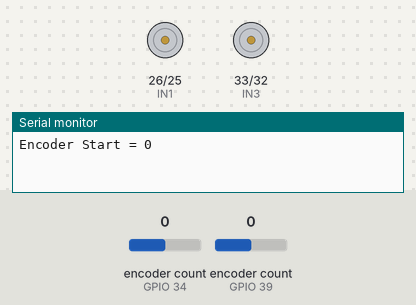
The sketch below on a simulated ESP32. On the bench: motor-driver pin pairs drawn as motors (green arrow = first pin HIGH = forward, orange = second pin HIGH = backward, longer = more drive, scaled by the enable pin), the last lines printed to the serial monitor. The test bench sets the inputs (shaded band); at power-on: encoder count (sensors on GPIO 34, GPIO 39) 0.

Above: at 0.1 s.
At 1.1 s:
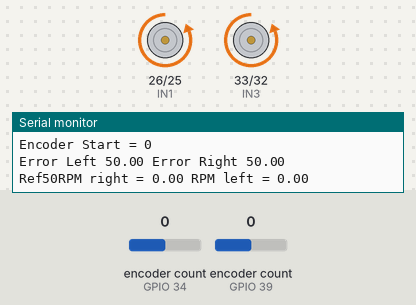
Timing chart, 0 to 2.6 s (numbered marks = the images above):
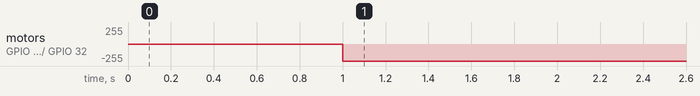

Measured:
- by itself, motor on GPIO 26 (IN1) / GPIO 25 (IN2), motor on GPIO 33 (IN3) / GPIO 32 (IN4): stopped → backward 255/255 at 1.0 s

The sketch:

PIDtest_1.ino
```cpp
#include <analogWrite.h>
#include <ESP32Encoder.h>

#define  IN3 33
#define  IN4 32
#define  ENA 27
#define  IN1 26
#define  IN2 25
#define  ENB 14
#define ENC1A 39
#define ENC1B 36
#define ENC2A 34
#define ENC2B 35

ESP32Encoder encoder;
ESP32Encoder encoder2;
// timer and flag for example, not needed for encoders
unsigned long encoder2lastToggled;
bool encoder2Paused = false;
const int ticksPerRev = 1800;
const float distancePerRev = 13.73;
const float distancePerTick = distancePerRev / ticksPerRev;
long lastCountRight = 0;
long lastCountLeft = 0;
int deltaRight, deltaLeft;

// Controler constants
double KpL = 4.48896448205661, KiL = 10.5072974958874, KdL = 0.130930013043834;
double KpR = 1.50311341005131, KiR = 5.79952212201727, KdR = 0.0499774666446061;

// Initialize variables with initial value
unsigned long currentTime  = 0;
unsigned long previousTime = 0;
double elapsedTime = 0.0;
double error_R = 0.0;
double error_L = 0.0;
double lastError_R = 0.0;
double lastError_L = 0.0;
double cumError_R = 0.0;
double cumError_L = 0.0;
double rateError_L = 0.0;
double rateError_R = 0.0;
double Outputs[2];
int rpmRef = 50;


void setup (){
  Serial.begin(9600);
  // Set all pin as output
  pinMode (ENA, OUTPUT);
  pinMode (ENB, OUTPUT);
  pinMode (IN1, OUTPUT);
  pinMode (IN2, OUTPUT);
  pinMode (IN3, OUTPUT);
  pinMode (IN4, OUTPUT);

  // Enable the weak pull down resistors

  //ESP32Encoder::useInternalWeakPullResistors=DOWN;
  // Enable the weak pull up resistors
  ESP32Encoder::useInternalWeakPullResistors = UP;

  // use pin 19 and 18 for the first encoder
  encoder.attachHalfQuad(ENC1A, ENC1B);
  // use pin 17 and 16 for the second encoder
  encoder2.attachHalfQuad(ENC2A, ENC2B);

  // set starting count value after attaching
  encoder.clearCount();

  // clear the encoder's raw count and set the tracked count to zero
  encoder2.clearCount();
  Serial.println("Encoder Start = " + String((int32_t)encoder.getCount()));
  // set the lastToggle
  encoder2lastToggled = millis();
  previousTime = millis();
  Stop();
  delay(1000);
  Outputs[0] = 50;
  Outputs[1] = 50;
}

long positionLeft  = -999;
long positionRight = -999;

void sendPower_Left(int power) {
  //Direccion motor A
  digitalWrite (IN1, LOW);
  digitalWrite (IN2, HIGH);
  analogWrite (ENA, power);
}

void sendPower_Right(int power) {
  // //Direccion motor B
  digitalWrite (IN3, LOW);
  digitalWrite (IN4, HIGH);
  analogWrite (ENB, power);
}

void Stop () {

  digitalWrite (IN1, LOW);
  digitalWrite (IN2, LOW);
  analogWrite (ENA, 0);
  digitalWrite (IN3, LOW);
  digitalWrite (IN4, LOW);
  analogWrite (ENB, 0);
}

void PID(int ref, float R, float L) {
  currentTime = millis();
  elapsedTime = ((double)(currentTime - previousTime)) / (1000);
  // Calculate current error
  error_R = ref - R;
  error_L = ref - L;
  // Cumulative error for integral discretation
  cumError_R += error_R * elapsedTime;
  cumError_L += error_L * elapsedTime;
  // Slope of error
  rateError_R = (error_R - lastError_R) / elapsedTime;
  rateError_L = (error_L - lastError_L) / elapsedTime;
  // Evaluate PID formula
  double outputL = (KpL * error_L + KiL * cumError_L + KdL * rateError_L); // This controls velocity
  double outputR = (KpR * error_R + KiR * cumError_R + KdR * rateError_R); // This controls velocity
  Serial.println("Error Left " + String(error_L) + " Error Right " + String(error_R));
  // Assign lef and right output value
  Outputs[0] = outputL;
  Outputs[1] = outputR;
  // Refresh last error for each side
  lastError_R = error_R;
  lastError_L = error_L;
  previousTime = currentTime;
}

void loop () {
  if(Serial.available() && Serial.read()!= rpmRef){
    int rpmRef = Serial.read(); // Can be withing the range of 50-80 RPM
  }
  //Read encoder ticks and calculate RPM
  deltaRight = (int)encoder.getCount() - lastCountRight;
  deltaLeft = (int)encoder2.getCount() - lastCountLeft;
  lastCountRight = (int)encoder.getCount();
  lastCountLeft = (int)encoder2.getCount();
  float rpmRight = (float)(deltaRight * 600) / ticksPerRev;
  float rpmLeft = (float)(deltaLeft * 600) / ticksPerRev;
  // Call PID control function and determine outputs
  PID(rpmRef, rpmRight, rpmLeft);
  sendPower_Left((int)Outputs[0]);
  sendPower_Right((int)Outputs[1]);
  Serial.println("Ref"+String(rpmRef)+"RPM right = " + String(rpmRight) + " RPM left = " + String(rpmLeft));
  delay(100);
}
```
